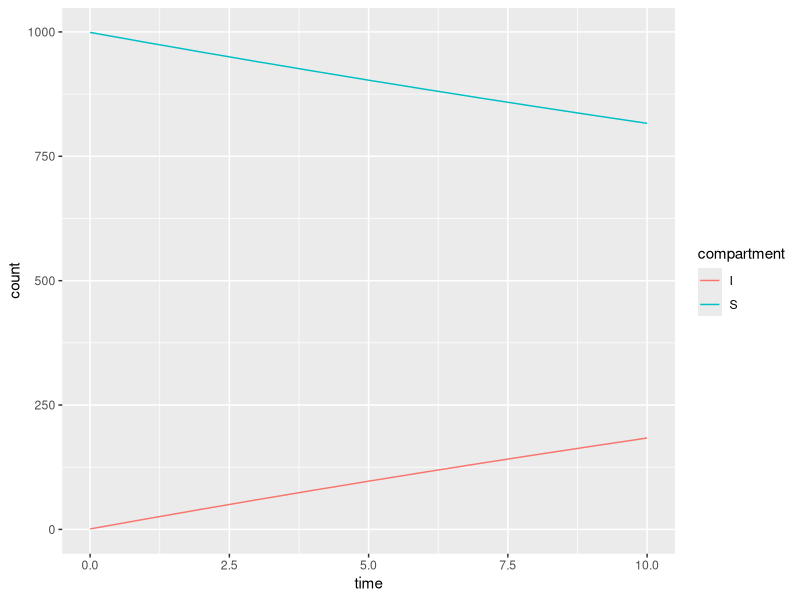
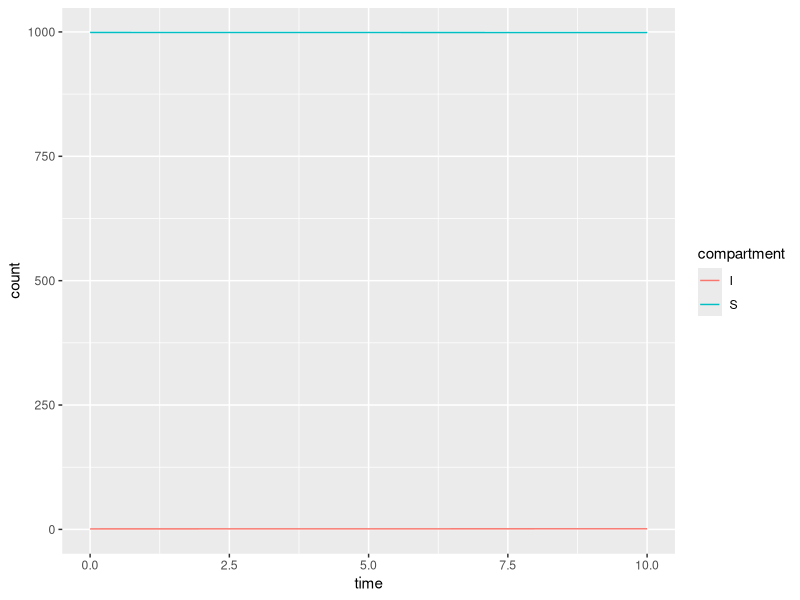
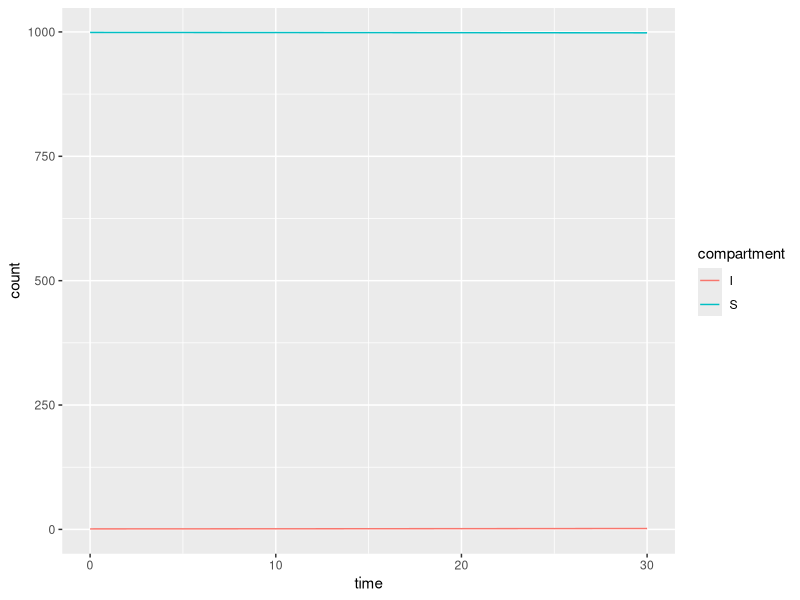
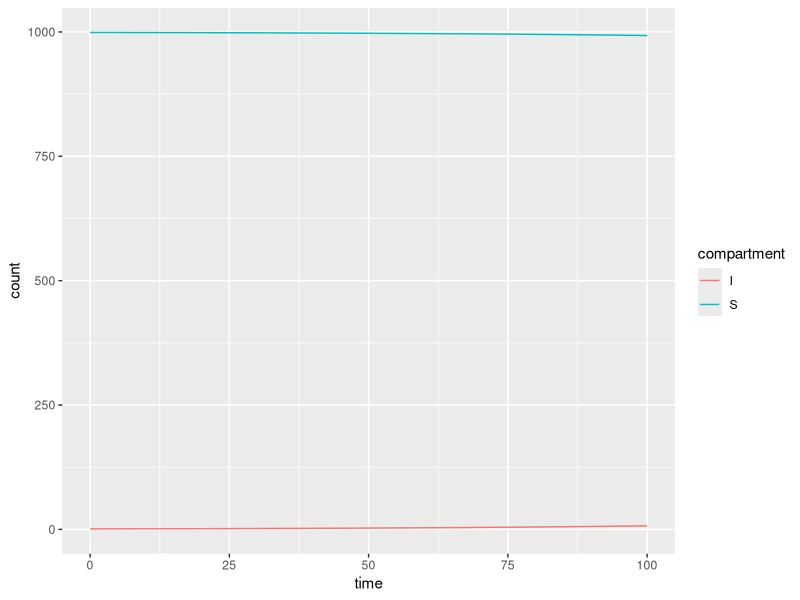
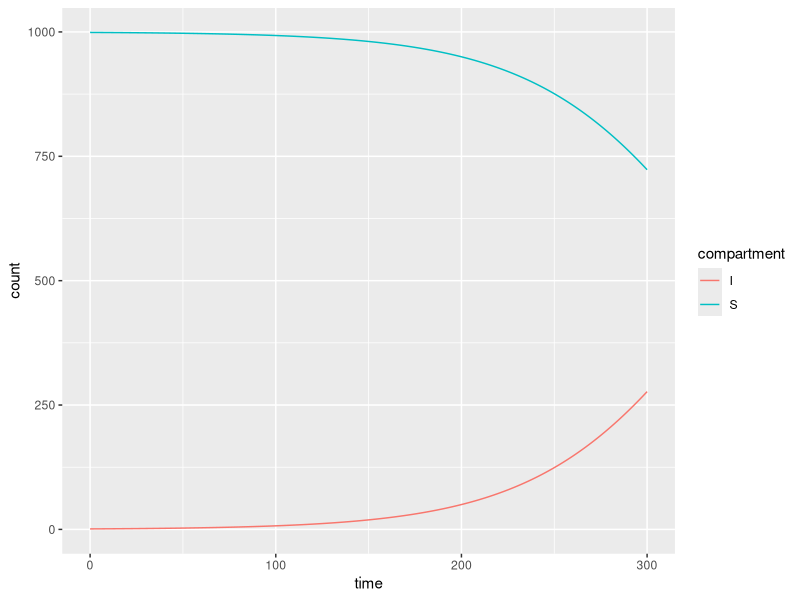
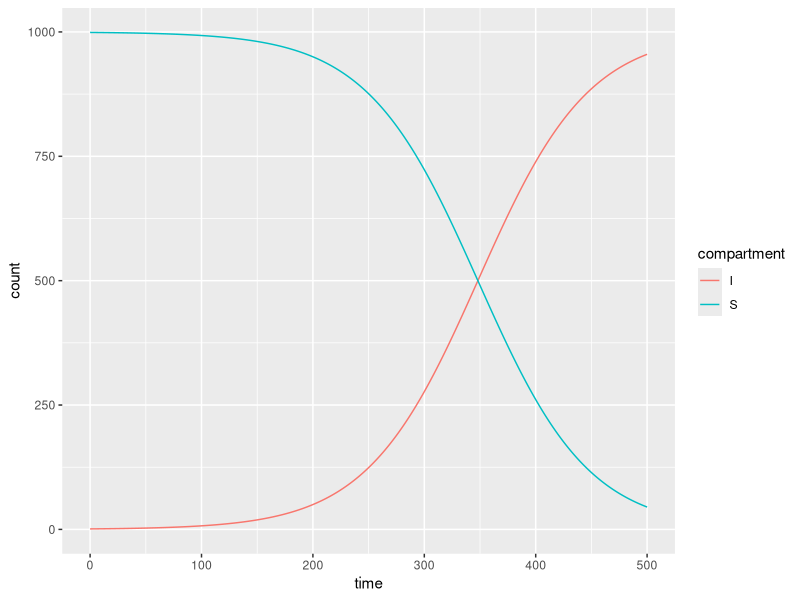
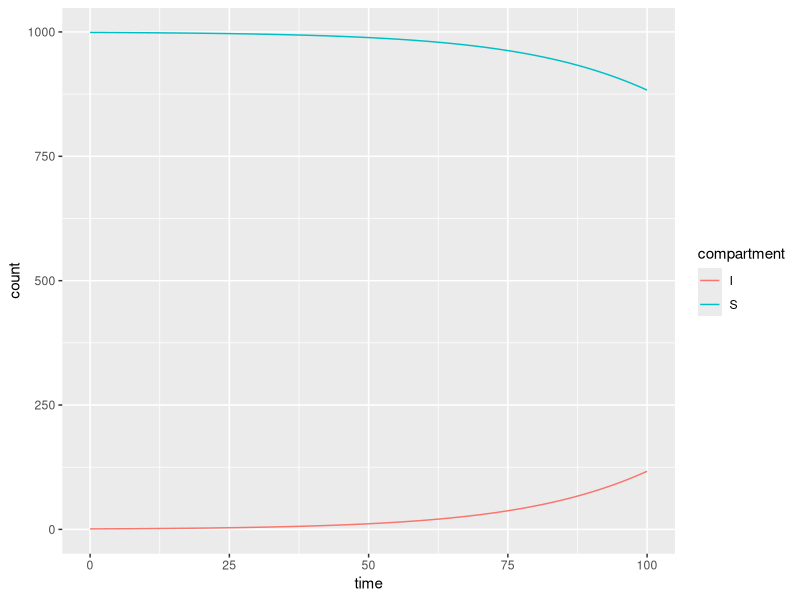
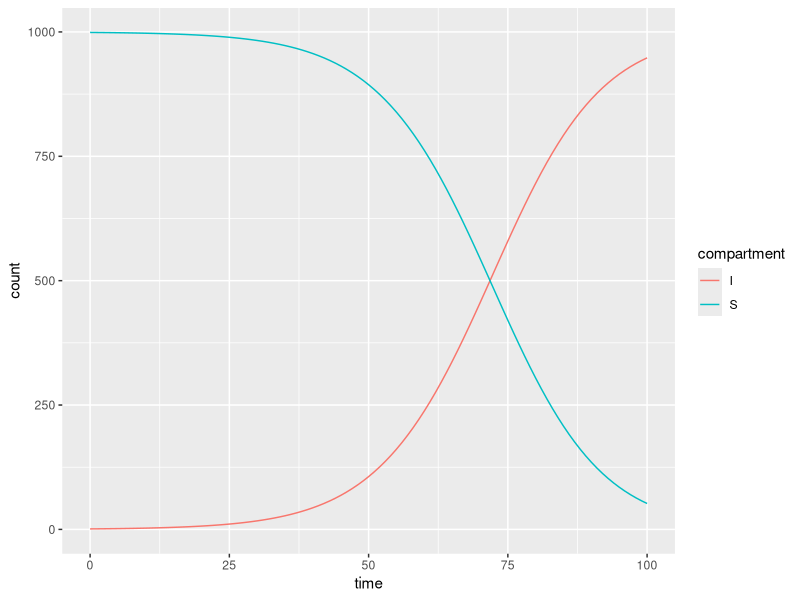

Write the R code that produced these figures, in order.
## ---- chunk 1
knitr::opts_chunk$set(echo = TRUE)

library(ggplot2)
library(dplyr)
## ---- chunk 2
N <- 1000
lambdaI <- 0.02
S0 <- 999
I0 <- 1
## ---- chunk 3
S <- rep(NA, length(1:11))
I <- rep(NA, length(1:11))

S[1]  <- S0
I[1]  <- I0
for (i in 2:11){
  S[i] <- S[i-1]-lambdaI*S[i-1]
  I[i] <- I[i-1]+lambdaI*S[i-1]
}
## ---- chunk 4
SI_df <- data.frame(time = rep(0:10, 2),
                    compartment = rep(c("S", "I"), each=11),
                    count = c(S, I))

library(ggplot2)

ggplot(data=SI_df, aes(x=time, y=count)) + 
  geom_line(aes(color=compartment))
## ---- chunk 5
pc_t <- 0.02

S <- rep(NA, length(1:11))
I <- rep(NA, length(1:11))
lambdaI <- rep(NA, length(1:11))

S[1]  <- S0
I[1]  <- I0
for (i in 2:11){
  lambdaI[i] <- pc_t*I[i-1]/N
  S[i] <- S[i-1]-lambdaI[i]*S[i-1]
  I[i] <- I[i-1]+lambdaI[i]*S[i-1]
}
## ---- chunk 6
SI_df <- data.frame(time = rep(0:10, 2),
                    compartment = rep(c("S", "I"), each=11),
                    count = c(S, I))

ggplot(data=SI_df, aes(x=time, y=count)) + 
  geom_line(aes(color=compartment))
## ---- chunk 7
t_max <- c(30, 100, 300, 500)

for (tt in t_max){
  S <- rep(NA, length(1:(tt+1)))
  I <- rep(NA, length(1:(tt+1)))
  lambdaI <- rep(NA, length(1:(tt+1)))

  S[1]  <- S0
  I[1]  <- I0
  for (i in 2:(tt+1)){
    lambdaI[i] <- pc_t*I[i-1]/N
    S[i] <- S[i-1]-lambdaI[i]*S[i-1]
    I[i] <- I[i-1]+lambdaI[i]*S[i-1]
  }

  SI_df <- data.frame(time = rep(0:tt, 2),
                      compartment = rep(c("S", "I"), each=(tt+1)),
                      count = c(S, I))
  print(
    ggplot(data=SI_df, aes(x=time, y=count)) + 
    geom_line(aes(color=compartment))
  )
}
## ---- chunk 8
pc_t <- c(0.05, 0.10, 0.20, 0.50)
tt <- 100

for (p in pc_t){
  S <- rep(NA, length(1:(tt+1)))
  I <- rep(NA, length(1:(tt+1)))
  lambdaI <- rep(NA, length(1:(tt+1)))

  S[1]  <- S0
  I[1]  <- I0
  for (i in 2:(tt+1)){
    lambdaI[i] <- p*I[i-1]/N
    S[i] <- S[i-1]-lambdaI[i]*S[i-1]
    I[i] <- I[i-1]+lambdaI[i]*S[i-1]
  }

  SI_df <- data.frame(time = rep(0:tt, 2),
                      compartment = rep(c("S", "I"), each=(tt+1)),
                      count = c(S, I))
  print(
    ggplot(data=SI_df, aes(x=time, y=count)) + 
    geom_line(aes(color=compartment))
  )
}
